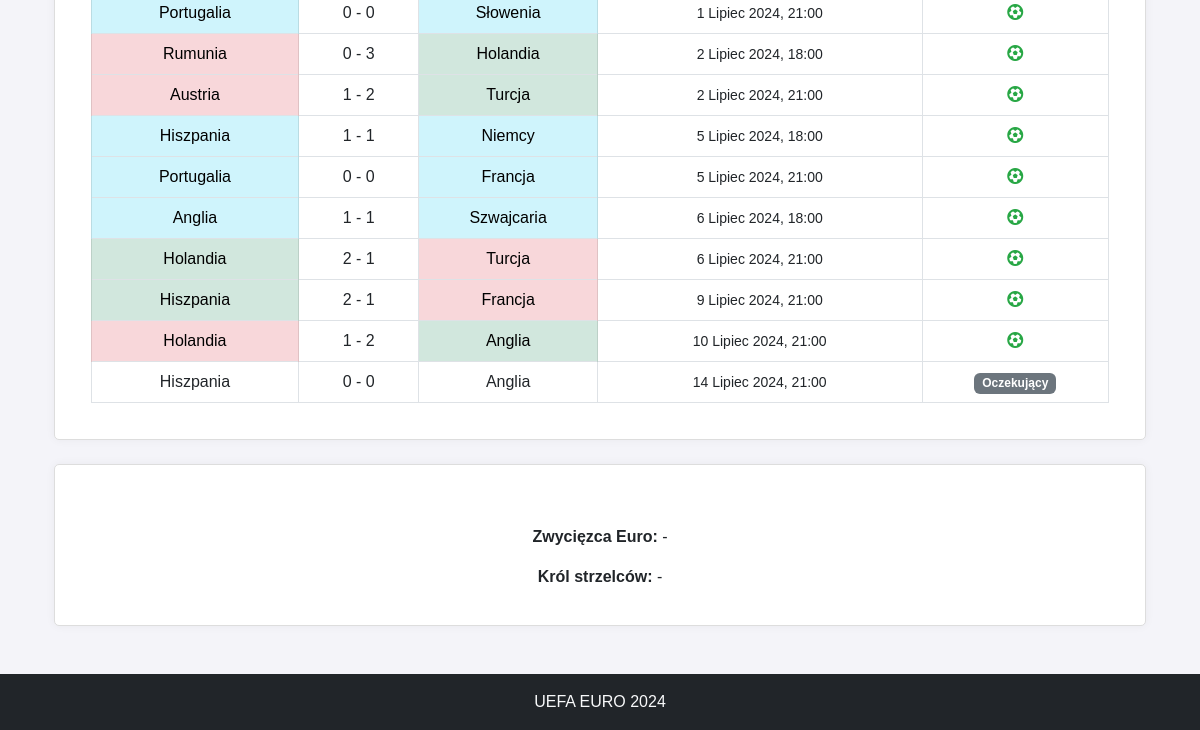
Before: /results/ (lower part) with the older database file.
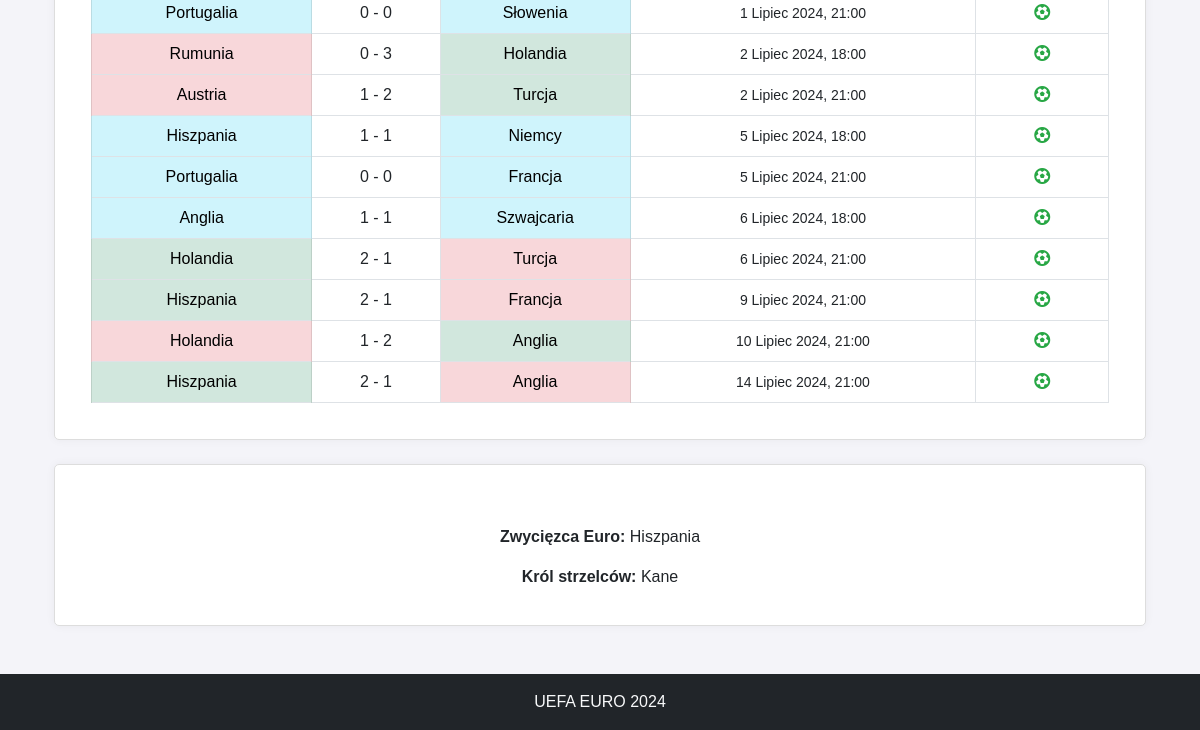
After: the same page with the newer database file.
### contest/models.py (models this page shows, shortened)
class Match(models.Model):
    group = models.CharField(max_length=2)
    home_team = models.CharField(max_length=100)
    away_team = models.CharField(max_length=100)
    date = models.DateTimeField()
    place = models.CharField(max_length=100)
    actual_home_team_score = models.IntegerField(null=True, blank=True, default=0)
    actual_away_team_score = models.IntegerField(null=True, blank=True, default=0)
    final_score = models.BooleanField(default=False)

class TournamentResults(models.Model):
    winner_team = models.ForeignKey(Team, null=True, blank=True, on_delete=models.SET_NULL)
    top_scorer = models.ForeignKey('TopScorerSelection', null=True, blank=True, on_delete=models.SET_NULL)

class Team(models.Model):
    name = models.CharField(max_length=255, unique=True)
    is_winner = models.BooleanField(default=False)

class TopScorerSelection(models.Model):
    player = models.CharField(max_length=100)
    country = models.CharField(max_length=100)
    confirmed = models.BooleanField(default=False)
    is_top_scorer = models.BooleanField(default=False)
    user = models.ForeignKey(User, on_delete=models.CASCADE, null=True, blank=True)

### contest/views.py (the view)
# urls.py: path('results/', views.results, name='results'),
def results(request):
    all_matches = Match.objects.all().order_by('date')
    tournament_results = TournamentResults.objects.first()
    context = {
        'matches': all_matches,
        'tournament_results': tournament_results,
    }
    return render(request, 'results.html', context)

### contest/templatetags/article_tags.py (called while the page is built)
@register.simple_tag
def get_articles():
    return Article.objects.all()

### contest/templates/results.html (shortened to what this page needs)
{% extends 'base.html' %}
{% block content %}
<div class="container-fluid container-lg mt-4">
    <div class="card">
        <div class="card-body mt-4">
            <div class="table-responsive">
                <table class="table table-bordered table-hover results-table">
                    <tbody>
                        {% for match in matches %}
                        <tr>
                            <td class="{% if match.final_score %}{% if match.actual_home_team_score > match.actual_away_team_score %}table-success{% elif match.actual_home_team_score < match.actual_away_team_score %}table-danger{% else %}table-info{% endif %}{% endif %}">
                                {{ match.home_team }}
                            </td>
                            <td>
                                {% if match.final_score %}
                                    {{ match.actual_home_team_score }} - {{ match.actual_away_team_score }}
                                {% else %}
                                    0 - 0
                                {% endif %}
                            </td>
                            <td class="{% if match.final_score %}{% if match.actual_home_team_score < match.actual_away_team_score %}table-success{% elif match.actual_home_team_score > match.actual_away_team_score %}table-danger{% else %}table-info{% endif %}{% endif %}">
                                {{ match.away_team }}
                            </td>
                            <td>
                                <small>{{ match.date|date:"j F Y, H:i" }}</small>
                            </td>
                            <td>
                                {% if match.final_score %}
                                    <span class="final"><i class="fa-solid fa-futbol"></i></span>
                                {% else %}
                                    <span class="badge bg-secondary">Oczekujący</span>
                                {% endif %}
                            </td>
                        </tr>
                        {% endfor %}
                    </tbody>
                </table>
            </div>
        </div>
    </div>
    {% if tournament_results %}
        <div class="card mt-4">
            <div class="card-body mt-4">
                <p class="card-text"><strong>Zwycięzca Euro:</strong> {% if tournament_results.winner_team %} {{ tournament_results.winner_team.name }} {% else %} - {% endif %}</p>
                <p class="card-text"><strong>Król strzelców:</strong> {% if tournament_results.top_scorer %} {{ tournament_results.top_scorer.player }} {% else %} - {% endif %}</p>
            </div>
        </div>
    {% else %}
        <div class="alert alert-info mt-4" role="alert">
            No tournament results set by admin.
        </div>
    {% endif %}
</div>
{% endblock %}

Changed rows visible on the page:
changed Match "14 Lipiec 2024, 21:00": actual_home_team_score (not shown) → "2"; actual_away_team_score (not shown) → "1"; final_score "0 - 0 Oczekujący" → "-"
now on this page (row edited): TournamentResults: winner_team.name "Hiszpania", top_scorer.player "Kane"
